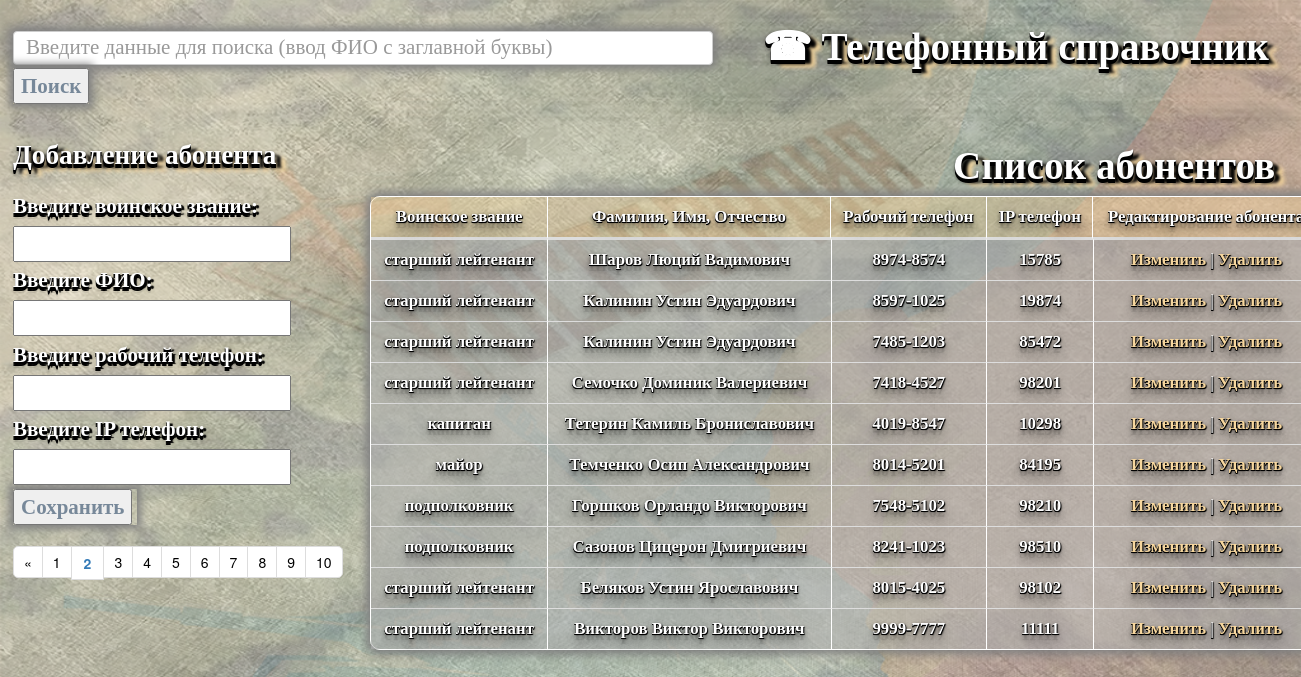
Screenshot of /?page=2 with the database file from the repository.
### phones/models.py (models this page shows, shortened)
class Abonent(models.Model):
    id = models.AutoField('ID', auto_created=True, primary_key=True)
    rank = models.CharField('Воинское звание', max_length=50)
    name = models.CharField('Фамилия, Имя, Отчество', max_length=100)
    phone = models.CharField('Рабочий телефон', max_length=10)
    IP_phone = models.CharField('IP телефон', max_length=10)
    class Meta:
        verbose_name = 'Абонент'
        verbose_name_plural = 'Абоненты'

### phones/views.py (the view)
# urls.py: path('', HomePageView.as_view(), name='home'),
class HomePageView(ListView):
    model = Abonent
    context_object_name = 'abonents'
    template_name = 'home.html'
    def get_queryset(self):
        abonents = Abonent.objects.all()
        paginator = Paginator(abonents, 10)
        page = self.request.GET.get('page')
        try:
            abonents = paginator.page(page)
        except PageNotAnInteger:
            abonents = paginator.page(1)
        except EmptyPage:
            abonents = paginator.page(paginator.num_pages)
        return abonents

### templates/home.html (shortened to what this page needs)
{% load bootstrap3 %}
{% bootstrap_css %}
<!DOCTYPE html>
<html lang="en">
  <head>
    {% load static %}
    <link rel="stylesheet" href="{% static 'css/home.css' %}">
  </head>
  <body>
    <header>&#9742; Телефонный справочник</header>
<div class="search">
<form  action="{% url 'search_results' %}" method="get">
  <input required="true" name="q" type="text" autofocus class="form-control" placeholder="Введите данные для поиска (ввод ФИО с заглавной буквы)" value="{{ qwery }}">
    <span class="{% url 'search_results' %}">
       <div class="button_search"> <button type="submit" class="{% url 'search_results' %}">Поиск</button></div>
  </span>
</form>
</div>
<div class="create">
<h1>Добавление абонента</h1>
    <form method="POST" action="create/" class = "input_create">
        <p>
            <a1><label>Введите воинское звание:</label><br></a1>
            <input type="text" name="rank" />
        </p>
        <p>
            <a2><label>Введите ФИО:</label><br></a2>
            <input type="text" name="name" />
        </p>
        <p>
            <a3><label>Введите рабочий телефон:</label><br></a3>
            <input type="text" name="phone" />
        </p>
        <p>
            <a4><label>Введите IP телефон:</label><br></a4>
            <input type="text" name="IP_phone" />
        </p>
       <div class="create_button"> <input type="submit" value="Сохранить" > </div>
    </form>
</div>
<ul class="pagination">
    {% if abonents.has_previous %}
        <li><a href="?page={{ abonents.previous_page_number }}">«</a></li>
    {% endif %}
    {% for num in abonents.paginator.page_range %}
        {% if num == abonents.number %}
            <li><span class="current"><b>{{ num }}</b></span></li>
        {% else %}
            <li><a href="?page={{ num }}"> {{ num }}</a></li>
        {% endif %}
    {% endfor %}
</ul>
<h2>Список абонентов</h2>
<table class = "table">
    <thead><th class="th1">Воинское звание</th><th class="th2">Фамилия, Имя, Отчество</th><th class="th3">Рабочий телефон</th><th class="th4">IP телефон</th><th class="th5">Редактирование абонента</th></thead>
{% for abonent in object_list %}
    <tr>
        <td  class="td1" valign="center" align="center"> {{ abonent.rank }} </td>
        <td  class="td2" valign="center" align="center"> {{ abonent.name }} </td>
        <td  class="td3" valign="center" align="center"> {{ abonent.phone }} </td>
        <td  class="td4" valign="center" align="center"> {{ abonent.IP_phone }} </td>
        <td  class="td5" valign="center" align="center"><a class="a_edit" href="edit/{{abonent.id}}">Изменить</a> | <a class="a_delete" href="delete/{{abonent.id}}">Удалить</a></td>
    </tr>
{% endfor %}
    </table>
</body>
</html>

### phone_book/static/phone/css/home.css (style rules this page uses)
html { font-size: 24px; }
header { margin: 1% 0.5% 0% 0%; text-align:right; color: White; font-size: 2.8em; font-family: Times New Roman; font-weight: bolder; padding: 0% 1% 0% 0%; text-shadow: 6px 4px 3px rgb(0, 0, 0), 0 2px 0 #000000, 0 1px 0 rgb(0, 0, 0), 0 4px 0 #000000, 0 3px 0 rgb(8, 8, 8), 0 6px 1px rgba(0, 0, 0, .1), 0 0 5px rgba(0, 0, 0, .1), 0 1px 3px rgba(0, 0, 0, .3), 0 3px 5px rgba(0, 0, 0, .2), 10px 6px 4px rgba(247, 215, 158, 0.2), 10px 7px 4px rgba(247, 215, 158, 0.2), 10px 7px 4px rgba(247, 215, 158, 1); }
body { background: url("../img/fon.png"); background-repeat: no-repeat; background-size: 100%; width:100%; padding: 0.5% 1% 0.5% 1%; -moz-background-size: 100%; -webkit-background-size: 100%; -o-background-size: 100%; }
h1, h2 { position: relative; color: White; font-family: Times New Roman; font-weight: bolder; text-shadow: 6px 4px 3px rgb(0, 0, 0), 0 2px 0 #000000, 0 1px 0 rgb(0, 0, 0), 0 4px 0 #000000, 0 3px 0 rgb(8, 8, 8), 0 6px 1px rgba(0, 0, 0, .1), 0 0 5px rgba(0, 0, 0, .1), 0 1px 3px rgba(0, 0, 0, .3), 0 3px 5px rgba(0, 0, 0, .2), 10px 6px 4px rgba(247, 215, 158, 0.2), 10px 7px 4px rgba(247, 215, 158, 0.2), 10px 7px 4px rgba(247, 215, 158, 1); }
h1 { margin: -5% 0% 6% 0%; text-align:left; font-size: 1.3em; }
h2 { margin: -31.5% 1% 0% 0%; text-align:right; font-size: 2.8em; }
.search { margin: -3.5% auto; font-size: 1.5em; position: relative; font-family: Times New Roman; display:inline-block; padding: 0 auto; width: 700px; }
.form-control { width: 700px; text-align:left; box-shadow: 0 0 1vmin 0.5vmin Grey; font-size: 1em; }
.button_search { font-size: 1em; color: LightSlateGray; font-weight: bolder; margin: 0.5% 0% 0% 0%; box-shadow: 0 0 1vmin 0.5vmin Grey; width: 76px; text-align:left; }
.create { position: relative; text-align:left; margin: 6% 0% 0% 0%; font-size: 1.5em; font-family: Times New Roman; font-weight: bolder; width: 350px; text-shadow: 3px 2px 1px rgb(0, 0, 0), 0 2px 0 #000000, 0 1px 0 rgb(0, 0, 0), 0 4px 0 #000000, 0 3px 0 rgb(8, 8, 8), 0 6px 1px rgba(0, 0, 0, .1), 0 0 5px rgba(0, 0, 0, .1); }
a1, a2, a3, a4 { color: White; }
p { margin: 1% auto; color: Black; }
.create_button { color: LightSlateGray; box-shadow: 0 0 1vmin 0.5vmin Grey; width: 124px; }
.table { border-collapse:separate; border:solid white 1px; border-radius:10px; -moz-border-radius:6px; position: relative; margin: 0.7% 0% 0% 28%; font-size: 1.2em; color: White; font-family: Times New Roman; font-weight: bolder; width: 950px; box-shadow: 0 0 1vmin 0.5vmin Grey; text-shadow: 1px 1px 1px rgb(0, 0, 0), 0 1px 0 #000000, 0 1px 0 rgb(0, 0, 0), 0 1px 0 #000000, 0 1px 0 rgb(8, 8, 8), 0 6px 1px rgba(0, 0, 0, .1), 0 0 5px rgba(0, 0, 0, .1), 0 1px 3px rgba(0, 0, 0, .3), 0 3px 5px rgba(0, 0, 0, .2), 0 5px 10px rgba(0, 0, 0, .25), 0 10px 10px rgba(0, 0, 0, .2), 0 20px 20px rgba(0, 0, 0, .15); }
table, th { text-align: center; }
.th1, .th2, .th3, .th4, .th5 { background-color: rgba(247, 215, 158, 0.4); color: White; }
.th2, .th4 { background-color: rgba(247, 215, 158, 0.4); color: White; border:solid white 1px; }
.td1, .td2, .td3, .td4, .td5 { background-color: rgba(176, 176, 176, 0.6); }
.td2, .td3, .td4, .td5 { border-left: solid white 1px; border-top: solid white 1px; }
.a_edit, .a_delete { text-decoration:none !important; color:rgba(247, 215, 158, 1); }
ul.pagination { display: inline-block; padding: 0; margin: 0% auto; position: fixed; }
ul.pagination li { display: inline; }
ul.pagination li a { color: black; float: left; padding: 5px 10px; text-decoration: none; transition: background-color .3s; border: 1px solid #ddd; }
.pagination li:first-child a { border-top-left-radius: 5px; border-bottom-left-radius: 5px; }
.pagination li:last-child a { border-top-right-radius: 5px; border-bottom-right-radius: 5px; }

### rows the page displays
Abonent: rank "старший лейтенант", name "Шаров Люций Вадимович", phone "8974-8574", IP_phone "15785"
Abonent: rank "старший лейтенант", name "Калинин Устин Эдуардович", phone "8597-1025", IP_phone "19874"
Abonent: rank "старший лейтенант", name "Калинин Устин Эдуардович", phone "7485-1203", IP_phone "85472"
Abonent: rank "старший лейтенант", name "Семочко Доминик Валериевич", phone "7418-4527", IP_phone "98201"
Abonent: rank "капитан", name "Тетерин Камиль Брониславович", phone "4019-8547", IP_phone "10298"
Abonent: rank "майор", name "Темченко Осип Александрович", phone "8014-5201", IP_phone "84195"
Abonent: rank "подполковник", name "Горшков Орландо Викторович", phone "7548-5102", IP_phone "98210"
Abonent: rank "подполковник", name "Сазонов Цицерон Дмитриевич", phone "8241-1023", IP_phone "98510"
Abonent: rank "старший лейтенант", name "Беляков Устин Ярославович", phone "8015-4025", IP_phone "98102"
Abonent: rank "старший лейтенант", name "Викторов Виктор Викторович", phone "9999-7777", IP_phone "11111"

### other values shown
{{ num }} "1" "3" "4" "5" "6" "7" "8" "9" "10"
{{ num }} "2"
